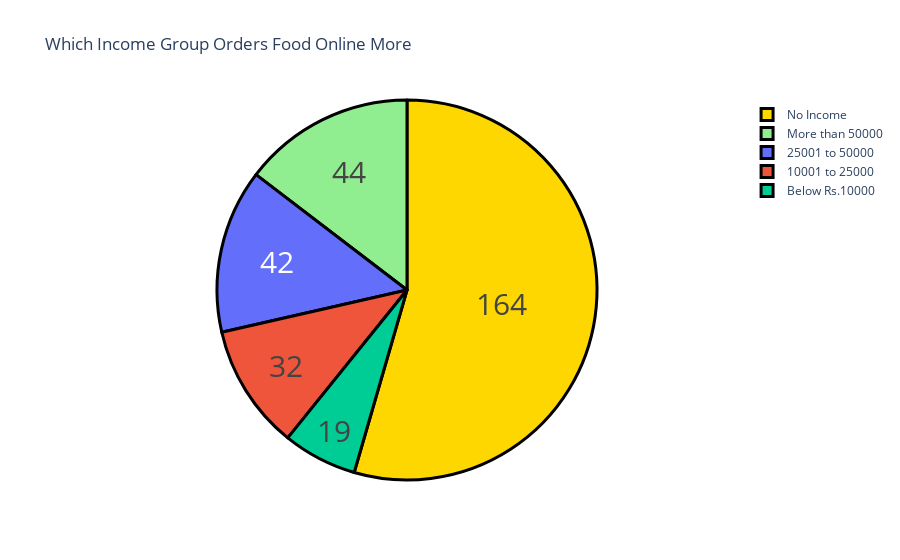

The notebook cell saved with this chart:
### Code cell
# Income group of the customers who ordered food again
income = buying_again_data["Monthly Income"].value_counts()
label = income.index
counts = income.values
colors = ['gold','lightgreen']

fig = go.Figure(data=[go.Pie(labels=label, values=counts)])
fig.update_layout(title_text='Which Income Group Orders Food Online More')
fig.update_traces(hoverinfo='label+percent', textinfo='value', textfont_size=30,
                  marker=dict(colors=colors, line=dict(color='black', width=3)))
fig.show()

### Figure 1 — Plotly figure (JSON) as saved in the notebook; plotly's stock layout.template omitted (floating-point values rounded to 4 significant figures)
{"data": [{"hoverinfo": "label+percent", "labels": ["No Income", "More than 50000", "25001 to 50000", "10001 to 25000", "Below Rs.10000"], "marker": {"colors": ["gold", "lightgreen"], "line": {"color": "black", "width": 3}}, "textfont": {"size": 30}, "textinfo": "value", "type": "pie", "values": [164, 44, 42, 32, 19]}], "layout": {"title": {"text": "Which Income Group Orders Food Online More"}}}
